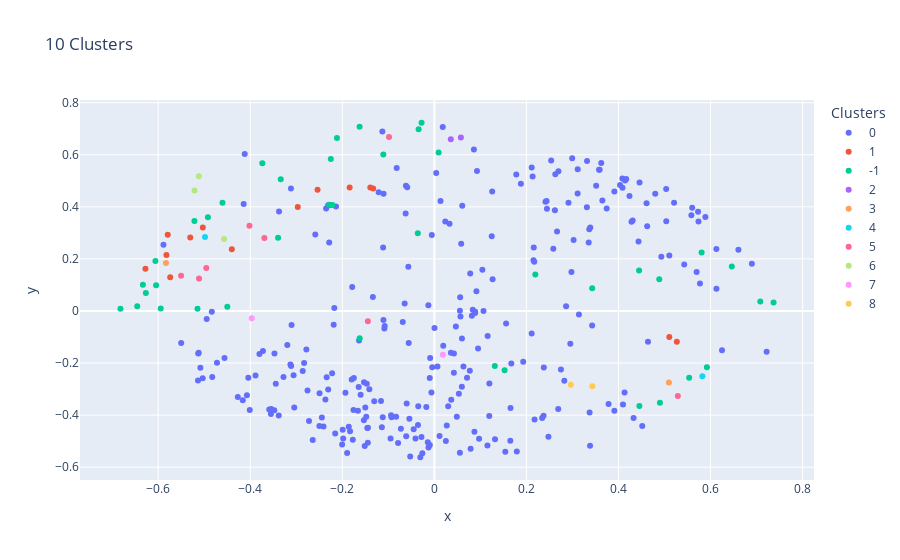
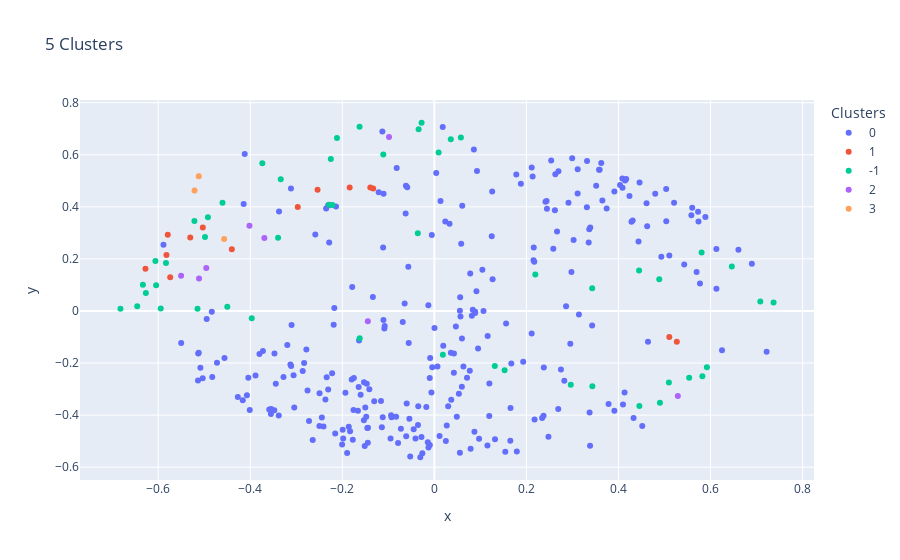
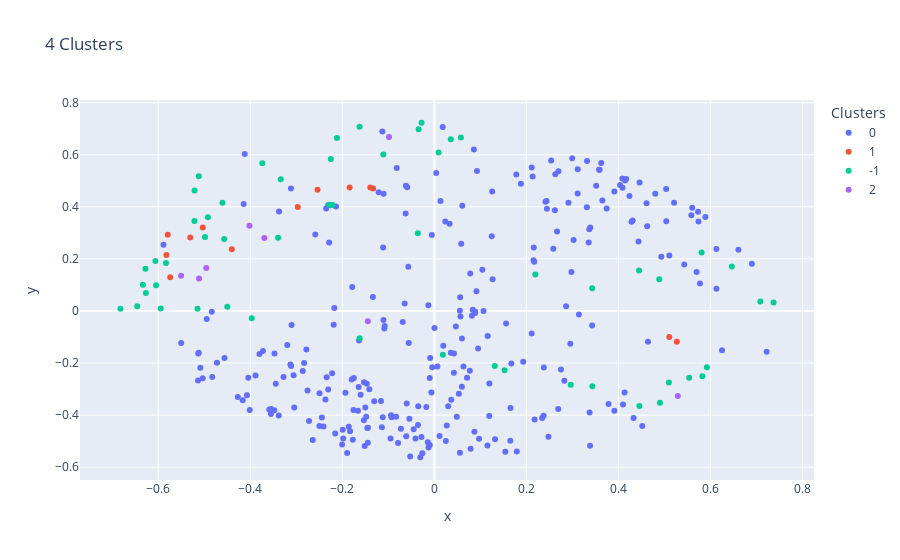
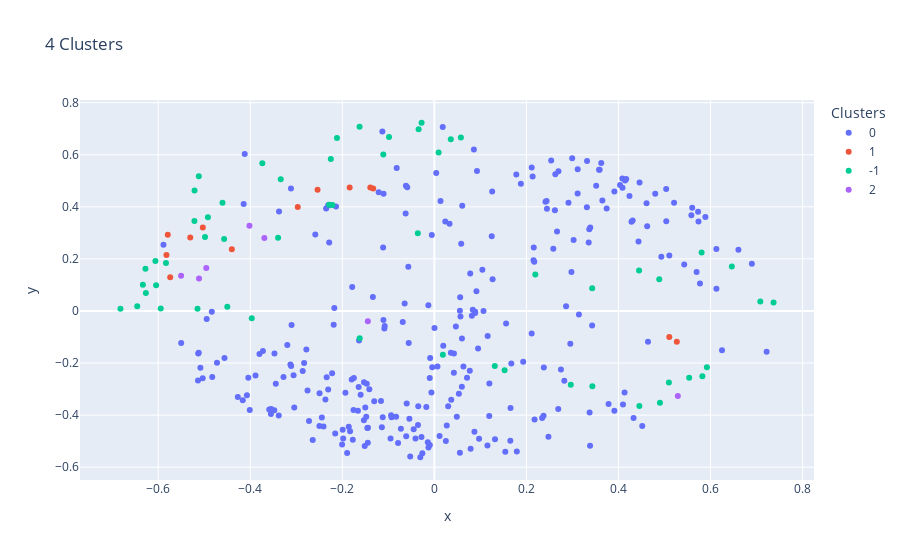

The notebook cell these images were saved under, in order:
### Code cell
silhouette_totals = []
for i in range(2,10):
#     eps=0.5, min_samples=3  4 clusters
# eps=0.5, min_samples=5 2 clusters
    cluster = DBSCAN(eps=0.7, min_samples=i, metric ='precomputed').fit(disimil_matrix)
    unique_labels = np.unique(np.array(cluster.labels_))
    num_clusters = len(unique_labels)
    create_histogram(cluster.labels_,num_clusters)
    create_clusters_file(cluster.labels_,num_clusters)
    print("~~~~~~~~~~~~~~~~~~~~~~~~~~~~~~~~~~~~~~~~~~ Cluster "+str(num_clusters)+" ~~~~~~~~~~~~~~~~~~~~~~~~~~~~~~~~~~~~~~~~~~~~~~~~~~~~~~")
    ###### plot 1 ################
    data_kinases_manifold = create_manifold(cluster.labels_)
    fig = px.scatter(data_kinases_manifold, x="x", y="y", color="Clusters", hover_data=["Pockets"],title=str(num_clusters)+' Clusters')
    fig.show()
    ###### plot 2 ################
#     fig = px.scatter_3d(data_kinases_manifold, x='x', y='y', z='z',
#               color="Clusters",range_z = (0, 300),hover_data=["Pockets"], title=str(i)+' Clusters')
#     fig.show()
    ##### plot 3 ###############
    plt.figure(figsize=(10, 8), dpi=80)
    plt.scatter(mds_coords[:,0],mds_coords[:,1], c=cluster.labels_, cmap='rainbow')
    #     facecolors = 'red', edgecolors = 'none')  # points in white (invisible)
    labels = kinase_names
    for label, x, y in zip(labels, mds_coords[:,0], mds_coords[:,1]):
        plt.annotate(label, (x,y), xycoords = 'data')
    plt.xlabel('First Dimension')
    plt.ylabel('Second Dimension')
    plt.title(str(num_clusters)+" Clusters")   
    plt.show()
#     silhouette_totals.append(metrics.silhouette_score(disimil_matrix, cluster.labels_, metric='precomputed'))

### Figure 1 — Plotly figure (JSON) as saved in the notebook; plotly's stock layout.template omitted (floating-point values rounded to 4 significant figures; data arrays with more than 128 entries replaced by an {"elided": "..."} marker saying what was removed)
{"data": [{"customdata": {"elided": "281x1 str values"}, "hovertemplate": "Clusters=0<br>x=%{x}<br>y=%{y}<br>Pockets=%{customdata[0]}<extra></extra>", "legendgroup": "0", "marker": {"color": "#636efa", "symbol": "circle"}, "mode": "markers", "name": "0", "orientation": "v", "showlegend": true, "type": "scatter", "x": {"elided": "281 float values"}, "xaxis": "x", "y": {"elided": "281 float values"}, "yaxis": "y"}, {"customdata": [["5lqf_1"], ["6ccf_2"], ["4itj_2"], ["2a2a_3"], ["5o1v_1"], ["5jzj_1"], ["4yz9_2"], ["5wne_1"], ["1j1b_2"], ["4qtb_2"], ["3q4u_1"], ["2wtk_1"], ["3pp0_1"], ["4agu_1"]], "hovertemplate": "Clusters=1<br>x=%{x}<br>y=%{y}<br>Pockets=%{customdata[0]}<extra></extra>", "legendgroup": "1", "marker": {"color": "#EF553B", "symbol": "circle"}, "mode": "markers", "name": "1", "orientation": "v", "showlegend": true, "type": "scatter", "x": [-0.1392, -0.1329, 0.5267, -0.2968, 0.5104, -0.44, -0.582, -0.184, -0.2538, -0.5739, -0.5792, -0.5031, -0.6277, -0.5303], "xaxis": "x", "y": [0.474, 0.4702, -0.1179, 0.3991, -0.09989, 0.2375, 0.2153, 0.4744, 0.4653, 0.1295, 0.2928, 0.3205, 0.1624, 0.282], "yaxis": "y"}, {"customdata": [["5ew8_1"], ["4bkj_1"], ["3sxs_1"], ["2a2a_2"], ["4asz_2"], ["4af3_1"], ["2xir_1"], ["3dtc_1"], ["4lg4_5"], ["3fe3_1"], ["2j0i_1"], ["3lxp_1"], ["4lg4_2"], ["4b9d_2"], ["4ra4_1"], ["3kul_2"], ["2vwi_1"], ["3hmi_1"], ["4yfi_2"], ["3q4u_4"], ["3bhh_2"], ["4hni_3"], ["4wb8_1"], ["5g6v_1"], ["3pls_1"], ["5u6b_1"], ["5uit_1"], ["5e8s_1"], ["6fyl_1"], ["4idt_3"], ["1ua2_2"], ["2qlu_1"], ["2vd5_2"], ["4yno_1"], ["2x7g_1"], ["3iec_1"], ["5p9j_1"], ["4b9d_1"], ["6gzm_1"], ["4agu_2"]], "hovertemplate": "Clusters=-1<br>x=%{x}<br>y=%{y}<br>Pockets=%{customdata[0]}<extra></extra>", "legendgroup": "-1", "marker": {"color": "#00cc96", "symbol": "circle"}, "mode": "markers", "name": "-1", "orientation": "v", "showlegend": true, "type": "scatter", "x": [-0.1623, -0.2116, 0.4885, -0.606, 0.1526, -0.5146, -0.1625, -0.682, 0.5805, -0.6456, -0.4498, -0.2288, -0.03426, 0.7368, -0.3738, 0.6462, -0.1109, 0.4453, -0.5213, 0.4447, -0.2249, -0.03599, 0.49, 0.3428, 0.5535, -0.6268, 0.592, 0.009172, -0.3395, 0.708, -0.3337, 0.2193, -0.2215, -0.5945, -0.492, -0.4603, -0.6332, -0.02778, -0.6045, 0.1313], "xaxis": "x", "y": [-0.1052, 0.6648, 0.1223, 0.1917, -0.2274, 0.008105, 0.7076, 0.008308, 0.2248, 0.01821, 0.01595, 0.4075, 0.6976, 0.03282, 0.5675, 0.1712, 0.6012, -0.365, 0.3453, 0.1552, 0.5833, 0.2989, -0.3528, 0.08729, -0.2567, 0.06903, -0.2158, 0.6084, 0.2815, 0.03666, 0.5063, 0.1405, 0.4072, 0.009568, 0.3604, 0.4156, 0.1003, 0.723, 0.09893, -0.2117], "yaxis": "y"}, {"customdata": [["3com_2"], ["4ylk_1"]], "hovertemplate": "Clusters=2<br>x=%{x}<br>y=%{y}<br>Pockets=%{customdata[0]}<extra></extra>", "legendgroup": "2", "marker": {"color": "#ab63fa", "symbol": "circle"}, "mode": "markers", "name": "2", "orientation": "v", "showlegend": true, "type": "scatter", "x": [0.03568, 0.05761], "xaxis": "x", "y": [0.6595, 0.666], "yaxis": "y"}, {"customdata": [["4qtc_1"], ["3lco_1"]], "hovertemplate": "Clusters=3<br>x=%{x}<br>y=%{y}<br>Pockets=%{customdata[0]}<extra></extra>", "legendgroup": "3", "marker": {"color": "#FFA15A", "symbol": "circle"}, "mode": "markers", "name": "3", "orientation": "v", "showlegend": true, "type": "scatter", "x": [-0.5831, 0.5095], "xaxis": "x", "y": [0.1846, -0.2745], "yaxis": "y"}, {"customdata": [["2buj_1"], ["2y4i_2"]], "hovertemplate": "Clusters=4<br>x=%{x}<br>y=%{y}<br>Pockets=%{customdata[0]}<extra></extra>", "legendgroup": "4", "marker": {"color": "#19d3f3", "symbol": "circle"}, "mode": "markers", "name": "4", "orientation": "v", "showlegend": true, "type": "scatter", "x": [-0.4983, 0.5822], "xaxis": "x", "y": [0.2836, -0.2508], "yaxis": "y"}, {"customdata": [["2y7j_4"], ["6cz4_1"], ["5te0_1"], ["4i4e_1"], ["4yjr_1"], ["6eim_2"], ["6c9d_2"], ["4nst_2"]], "hovertemplate": "Clusters=5<br>x=%{x}<br>y=%{y}<br>Pockets=%{customdata[0]}<extra></extra>", "legendgroup": "5", "marker": {"color": "#FF6692", "symbol": "circle"}, "mode": "markers", "name": "5", "orientation": "v", "showlegend": true, "type": "scatter", "x": [0.5289, -0.5113, -0.5502, -0.4955, -0.09855, -0.3693, -0.4017, -0.1445], "xaxis": "x", "y": [-0.3264, 0.1246, 0.1351, 0.1655, 0.6678, 0.2805, 0.3274, -0.0392], "yaxis": "y"}, {"customdata": [["3b2t_2"], ["3v5w_2"], ["2r2p_1"]], "hovertemplate": "Clusters=6<br>x=%{x}<br>y=%{y}<br>Pockets=%{customdata[0]}<extra></extra>", "legendgroup": "6", "marker": {"color": "#B6E880", "symbol": "circle"}, "mode": "markers", "name": "6", "orientation": "v", "showlegend": true, "type": "scatter", "x": [-0.4568, -0.521, -0.5118], "xaxis": "x", "y": [0.2763, 0.4623, 0.5178], "yaxis": "y"}, {"customdata": [["5lqf_3"], ["1tki_2"]], "hovertemplate": "Clusters=7<br>x=%{x}<br>y=%{y}<br>Pockets=%{customdata[0]}<extra></extra>", "legendgroup": "7", "marker": {"color": "#FF97FF", "symbol": "circle"}, "mode": "markers", "name": "7", "orientation": "v", "showlegend": true, "type": "scatter", "x": [-0.3967, 0.0185], "xaxis": "x", "y": [-0.02773, -0.1681], "yaxis": "y"}, {"customdata": [["4oth_1"], ["2a2a_5"]], "hovertemplate": "Clusters=8<br>x=%{x}<br>y=%{y}<br>Pockets=%{customdata[0]}<extra></extra>", "legendgroup": "8", "marker": {"color": "#FECB52", "symbol": "circle"}, "mode": "markers", "name": "8", "orientation": "v", "showlegend": true, "type": "scatter", "x": [0.2963, 0.3432], "xaxis": "x", "y": [-0.2838, -0.2893], "yaxis": "y"}], "layout": {"legend": {"title": {"text": "Clusters"}, "tracegroupgap": 0}, "title": {"text": "10 Clusters"}, "xaxis": {"anchor": "y", "domain": [0, 1], "title": {"text": "x"}}, "yaxis": {"anchor": "x", "domain": [0, 1], "title": {"text": "y"}}}}

### Figure 2 — Plotly figure (JSON) as saved in the notebook; plotly's stock layout.template omitted (floating-point values rounded to 4 significant figures; data arrays with more than 128 entries replaced by an {"elided": "..."} marker saying what was removed)
{"data": [{"customdata": {"elided": "281x1 str values"}, "hovertemplate": "Clusters=0<br>x=%{x}<br>y=%{y}<br>Pockets=%{customdata[0]}<extra></extra>", "legendgroup": "0", "marker": {"color": "#636efa", "symbol": "circle"}, "mode": "markers", "name": "0", "orientation": "v", "showlegend": true, "type": "scatter", "x": {"elided": "281 float values"}, "xaxis": "x", "y": {"elided": "281 float values"}, "yaxis": "y"}, {"customdata": [["5lqf_1"], ["6ccf_2"], ["4itj_2"], ["2a2a_3"], ["5o1v_1"], ["5jzj_1"], ["4yz9_2"], ["5wne_1"], ["1j1b_2"], ["4qtb_2"], ["3q4u_1"], ["2wtk_1"], ["3pp0_1"], ["4agu_1"]], "hovertemplate": "Clusters=1<br>x=%{x}<br>y=%{y}<br>Pockets=%{customdata[0]}<extra></extra>", "legendgroup": "1", "marker": {"color": "#EF553B", "symbol": "circle"}, "mode": "markers", "name": "1", "orientation": "v", "showlegend": true, "type": "scatter", "x": [-0.1392, -0.1329, 0.5267, -0.2968, 0.5104, -0.44, -0.582, -0.184, -0.2538, -0.5739, -0.5792, -0.5031, -0.6277, -0.5303], "xaxis": "x", "y": [0.474, 0.4702, -0.1179, 0.3991, -0.09989, 0.2375, 0.2153, 0.4744, 0.4653, 0.1295, 0.2928, 0.3205, 0.1624, 0.282], "yaxis": "y"}, {"customdata": [["5ew8_1"], ["4bkj_1"], ["3sxs_1"], ["3com_2"], ["2a2a_2"], ["4asz_2"], ["4qtc_1"], ["4af3_1"], ["2xir_1"], ["3dtc_1"], ["4lg4_5"], ["2buj_1"], ["3fe3_1"], ["2j0i_1"], ["3lxp_1"], ["4lg4_2"], ["4b9d_2"], ["4ra4_1"], ["3kul_2"], ["2y4i_2"], ["2vwi_1"], ["4ylk_1"], ["3hmi_1"], ["4yfi_2"], ["3q4u_4"], ["3bhh_2"], ["4hni_3"], ["4wb8_1"], ["5lqf_3"], ["5g6v_1"], ["3pls_1"], ["5u6b_1"], ["5uit_1"], ["5e8s_1"], ["6fyl_1"], ["4idt_3"], ["1ua2_2"], ["2qlu_1"], ["2vd5_2"], ["4yno_1"], ["2x7g_1"], ["4oth_1"], ["3iec_1"], ["2a2a_5"], ["5p9j_1"], ["3lco_1"], ["4b9d_1"], ["6gzm_1"], ["4agu_2"], ["1tki_2"]], "hovertemplate": "Clusters=-1<br>x=%{x}<br>y=%{y}<br>Pockets=%{customdata[0]}<extra></extra>", "legendgroup": "-1", "marker": {"color": "#00cc96", "symbol": "circle"}, "mode": "markers", "name": "-1", "orientation": "v", "showlegend": true, "type": "scatter", "x": [-0.1623, -0.2116, 0.4885, 0.03568, -0.606, 0.1526, -0.5831, -0.5146, -0.1625, -0.682, 0.5805, -0.4983, -0.6456, -0.4498, -0.2288, -0.03426, 0.7368, -0.3738, 0.6462, 0.5822, -0.1109, 0.05761, 0.4453, -0.5213, 0.4447, -0.2249, -0.03599, 0.49, -0.3967, 0.3428, 0.5535, -0.6268, 0.592, 0.009172, -0.3395, 0.708, -0.3337, 0.2193, -0.2215, -0.5945, -0.492, 0.2963, -0.4603, 0.3432, -0.6332, 0.5095, -0.02778, -0.6045, 0.1313, 0.0185], "xaxis": "x", "y": [-0.1052, 0.6648, 0.1223, 0.6595, 0.1917, -0.2274, 0.1846, 0.008105, 0.7076, 0.008308, 0.2248, 0.2836, 0.01821, 0.01595, 0.4075, 0.6976, 0.03282, 0.5675, 0.1712, -0.2508, 0.6012, 0.666, -0.365, 0.3453, 0.1552, 0.5833, 0.2989, -0.3528, -0.02773, 0.08729, -0.2567, 0.06903, -0.2158, 0.6084, 0.2815, 0.03666, 0.5063, 0.1405, 0.4072, 0.009568, 0.3604, -0.2838, 0.4156, -0.2893, 0.1003, -0.2745, 0.723, 0.09893, -0.2117, -0.1681], "yaxis": "y"}, {"customdata": [["2y7j_4"], ["6cz4_1"], ["5te0_1"], ["4i4e_1"], ["4yjr_1"], ["6eim_2"], ["6c9d_2"], ["4nst_2"]], "hovertemplate": "Clusters=2<br>x=%{x}<br>y=%{y}<br>Pockets=%{customdata[0]}<extra></extra>", "legendgroup": "2", "marker": {"color": "#ab63fa", "symbol": "circle"}, "mode": "markers", "name": "2", "orientation": "v", "showlegend": true, "type": "scatter", "x": [0.5289, -0.5113, -0.5502, -0.4955, -0.09855, -0.3693, -0.4017, -0.1445], "xaxis": "x", "y": [-0.3264, 0.1246, 0.1351, 0.1655, 0.6678, 0.2805, 0.3274, -0.0392], "yaxis": "y"}, {"customdata": [["3b2t_2"], ["3v5w_2"], ["2r2p_1"]], "hovertemplate": "Clusters=3<br>x=%{x}<br>y=%{y}<br>Pockets=%{customdata[0]}<extra></extra>", "legendgroup": "3", "marker": {"color": "#FFA15A", "symbol": "circle"}, "mode": "markers", "name": "3", "orientation": "v", "showlegend": true, "type": "scatter", "x": [-0.4568, -0.521, -0.5118], "xaxis": "x", "y": [0.2763, 0.4623, 0.5178], "yaxis": "y"}], "layout": {"legend": {"title": {"text": "Clusters"}, "tracegroupgap": 0}, "title": {"text": "5 Clusters"}, "xaxis": {"anchor": "y", "domain": [0, 1], "title": {"text": "x"}}, "yaxis": {"anchor": "x", "domain": [0, 1], "title": {"text": "y"}}}}

### Figure 3 — Plotly figure (JSON) as saved in the notebook; plotly's stock layout.template omitted (floating-point values rounded to 4 significant figures; data arrays with more than 128 entries replaced by an {"elided": "..."} marker saying what was removed)
{"data": [{"customdata": {"elided": "281x1 str values"}, "hovertemplate": "Clusters=0<br>x=%{x}<br>y=%{y}<br>Pockets=%{customdata[0]}<extra></extra>", "legendgroup": "0", "marker": {"color": "#636efa", "symbol": "circle"}, "mode": "markers", "name": "0", "orientation": "v", "showlegend": true, "type": "scatter", "x": {"elided": "281 float values"}, "xaxis": "x", "y": {"elided": "281 float values"}, "yaxis": "y"}, {"customdata": [["5lqf_1"], ["6ccf_2"], ["4itj_2"], ["2a2a_3"], ["5o1v_1"], ["5jzj_1"], ["4yz9_2"], ["5wne_1"], ["1j1b_2"], ["4qtb_2"], ["3q4u_1"], ["2wtk_1"], ["4agu_1"]], "hovertemplate": "Clusters=1<br>x=%{x}<br>y=%{y}<br>Pockets=%{customdata[0]}<extra></extra>", "legendgroup": "1", "marker": {"color": "#EF553B", "symbol": "circle"}, "mode": "markers", "name": "1", "orientation": "v", "showlegend": true, "type": "scatter", "x": [-0.1392, -0.1329, 0.5267, -0.2968, 0.5104, -0.44, -0.582, -0.184, -0.2538, -0.5739, -0.5792, -0.5031, -0.5303], "xaxis": "x", "y": [0.474, 0.4702, -0.1179, 0.3991, -0.09989, 0.2375, 0.2153, 0.4744, 0.4653, 0.1295, 0.2928, 0.3205, 0.282], "yaxis": "y"}, {"customdata": [["5ew8_1"], ["4bkj_1"], ["3sxs_1"], ["3com_2"], ["2a2a_2"], ["4asz_2"], ["4qtc_1"], ["4af3_1"], ["2xir_1"], ["3dtc_1"], ["4lg4_5"], ["2buj_1"], ["3fe3_1"], ["2j0i_1"], ["3lxp_1"], ["4lg4_2"], ["4b9d_2"], ["4ra4_1"], ["3kul_2"], ["2y4i_2"], ["2vwi_1"], ["4ylk_1"], ["3hmi_1"], ["3b2t_2"], ["4yfi_2"], ["3q4u_4"], ["3bhh_2"], ["4hni_3"], ["4wb8_1"], ["5lqf_3"], ["5g6v_1"], ["3pls_1"], ["5u6b_1"], ["3v5w_2"], ["5uit_1"], ["5e8s_1"], ["6fyl_1"], ["4idt_3"], ["1ua2_2"], ["2qlu_1"], ["2vd5_2"], ["4yno_1"], ["2x7g_1"], ["4oth_1"], ["3iec_1"], ["2a2a_5"], ["5p9j_1"], ["3lco_1"], ["4b9d_1"], ["6gzm_1"], ["4agu_2"], ["1tki_2"], ["3pp0_1"], ["2r2p_1"]], "hovertemplate": "Clusters=-1<br>x=%{x}<br>y=%{y}<br>Pockets=%{customdata[0]}<extra></extra>", "legendgroup": "-1", "marker": {"color": "#00cc96", "symbol": "circle"}, "mode": "markers", "name": "-1", "orientation": "v", "showlegend": true, "type": "scatter", "x": [-0.1623, -0.2116, 0.4885, 0.03568, -0.606, 0.1526, -0.5831, -0.5146, -0.1625, -0.682, 0.5805, -0.4983, -0.6456, -0.4498, -0.2288, -0.03426, 0.7368, -0.3738, 0.6462, 0.5822, -0.1109, 0.05761, 0.4453, -0.4568, -0.5213, 0.4447, -0.2249, -0.03599, 0.49, -0.3967, 0.3428, 0.5535, -0.6268, -0.521, 0.592, 0.009172, -0.3395, 0.708, -0.3337, 0.2193, -0.2215, -0.5945, -0.492, 0.2963, -0.4603, 0.3432, -0.6332, 0.5095, -0.02778, -0.6045, 0.1313, 0.0185, -0.6277, -0.5118], "xaxis": "x", "y": [-0.1052, 0.6648, 0.1223, 0.6595, 0.1917, -0.2274, 0.1846, 0.008105, 0.7076, 0.008308, 0.2248, 0.2836, 0.01821, 0.01595, 0.4075, 0.6976, 0.03282, 0.5675, 0.1712, -0.2508, 0.6012, 0.666, -0.365, 0.2763, 0.3453, 0.1552, 0.5833, 0.2989, -0.3528, -0.02773, 0.08729, -0.2567, 0.06903, 0.4623, -0.2158, 0.6084, 0.2815, 0.03666, 0.5063, 0.1405, 0.4072, 0.009568, 0.3604, -0.2838, 0.4156, -0.2893, 0.1003, -0.2745, 0.723, 0.09893, -0.2117, -0.1681, 0.1624, 0.5178], "yaxis": "y"}, {"customdata": [["2y7j_4"], ["6cz4_1"], ["5te0_1"], ["4i4e_1"], ["4yjr_1"], ["6eim_2"], ["6c9d_2"], ["4nst_2"]], "hovertemplate": "Clusters=2<br>x=%{x}<br>y=%{y}<br>Pockets=%{customdata[0]}<extra></extra>", "legendgroup": "2", "marker": {"color": "#ab63fa", "symbol": "circle"}, "mode": "markers", "name": "2", "orientation": "v", "showlegend": true, "type": "scatter", "x": [0.5289, -0.5113, -0.5502, -0.4955, -0.09855, -0.3693, -0.4017, -0.1445], "xaxis": "x", "y": [-0.3264, 0.1246, 0.1351, 0.1655, 0.6678, 0.2805, 0.3274, -0.0392], "yaxis": "y"}], "layout": {"legend": {"title": {"text": "Clusters"}, "tracegroupgap": 0}, "title": {"text": "4 Clusters"}, "xaxis": {"anchor": "y", "domain": [0, 1], "title": {"text": "x"}}, "yaxis": {"anchor": "x", "domain": [0, 1], "title": {"text": "y"}}}}

### Figure 4 — Plotly figure (JSON) as saved in the notebook; plotly's stock layout.template omitted (floating-point values rounded to 4 significant figures; data arrays with more than 128 entries replaced by an {"elided": "..."} marker saying what was removed)
{"data": [{"customdata": {"elided": "281x1 str values"}, "hovertemplate": "Clusters=0<br>x=%{x}<br>y=%{y}<br>Pockets=%{customdata[0]}<extra></extra>", "legendgroup": "0", "marker": {"color": "#636efa", "symbol": "circle"}, "mode": "markers", "name": "0", "orientation": "v", "showlegend": true, "type": "scatter", "x": {"elided": "281 float values"}, "xaxis": "x", "y": {"elided": "281 float values"}, "yaxis": "y"}, {"customdata": [["5lqf_1"], ["6ccf_2"], ["4itj_2"], ["2a2a_3"], ["5o1v_1"], ["5jzj_1"], ["4yz9_2"], ["5wne_1"], ["1j1b_2"], ["4qtb_2"], ["3q4u_1"], ["2wtk_1"], ["4agu_1"]], "hovertemplate": "Clusters=1<br>x=%{x}<br>y=%{y}<br>Pockets=%{customdata[0]}<extra></extra>", "legendgroup": "1", "marker": {"color": "#EF553B", "symbol": "circle"}, "mode": "markers", "name": "1", "orientation": "v", "showlegend": true, "type": "scatter", "x": [-0.1392, -0.1329, 0.5267, -0.2968, 0.5104, -0.44, -0.582, -0.184, -0.2538, -0.5739, -0.5792, -0.5031, -0.5303], "xaxis": "x", "y": [0.474, 0.4702, -0.1179, 0.3991, -0.09989, 0.2375, 0.2153, 0.4744, 0.4653, 0.1295, 0.2928, 0.3205, 0.282], "yaxis": "y"}, {"customdata": [["5ew8_1"], ["4bkj_1"], ["3sxs_1"], ["3com_2"], ["2a2a_2"], ["4asz_2"], ["4qtc_1"], ["4af3_1"], ["2xir_1"], ["3dtc_1"], ["4lg4_5"], ["2buj_1"], ["3fe3_1"], ["2j0i_1"], ["3lxp_1"], ["4lg4_2"], ["4b9d_2"], ["4ra4_1"], ["3kul_2"], ["2y4i_2"], ["2vwi_1"], ["4ylk_1"], ["3hmi_1"], ["3b2t_2"], ["4yfi_2"], ["3q4u_4"], ["3bhh_2"], ["4hni_3"], ["4wb8_1"], ["5lqf_3"], ["5g6v_1"], ["3pls_1"], ["4yjr_1"], ["5u6b_1"], ["3v5w_2"], ["5uit_1"], ["5e8s_1"], ["6fyl_1"], ["4idt_3"], ["1ua2_2"], ["2qlu_1"], ["2vd5_2"], ["4yno_1"], ["2x7g_1"], ["4oth_1"], ["3iec_1"], ["2a2a_5"], ["5p9j_1"], ["3lco_1"], ["4b9d_1"], ["6gzm_1"], ["4agu_2"], ["1tki_2"], ["3pp0_1"], ["2r2p_1"]], "hovertemplate": "Clusters=-1<br>x=%{x}<br>y=%{y}<br>Pockets=%{customdata[0]}<extra></extra>", "legendgroup": "-1", "marker": {"color": "#00cc96", "symbol": "circle"}, "mode": "markers", "name": "-1", "orientation": "v", "showlegend": true, "type": "scatter", "x": [-0.1623, -0.2116, 0.4885, 0.03568, -0.606, 0.1526, -0.5831, -0.5146, -0.1625, -0.682, 0.5805, -0.4983, -0.6456, -0.4498, -0.2288, -0.03426, 0.7368, -0.3738, 0.6462, 0.5822, -0.1109, 0.05761, 0.4453, -0.4568, -0.5213, 0.4447, -0.2249, -0.03599, 0.49, -0.3967, 0.3428, 0.5535, -0.09855, -0.6268, -0.521, 0.592, 0.009172, -0.3395, 0.708, -0.3337, 0.2193, -0.2215, -0.5945, -0.492, 0.2963, -0.4603, 0.3432, -0.6332, 0.5095, -0.02778, -0.6045, 0.1313, 0.0185, -0.6277, -0.5118], "xaxis": "x", "y": [-0.1052, 0.6648, 0.1223, 0.6595, 0.1917, -0.2274, 0.1846, 0.008105, 0.7076, 0.008308, 0.2248, 0.2836, 0.01821, 0.01595, 0.4075, 0.6976, 0.03282, 0.5675, 0.1712, -0.2508, 0.6012, 0.666, -0.365, 0.2763, 0.3453, 0.1552, 0.5833, 0.2989, -0.3528, -0.02773, 0.08729, -0.2567, 0.6678, 0.06903, 0.4623, -0.2158, 0.6084, 0.2815, 0.03666, 0.5063, 0.1405, 0.4072, 0.009568, 0.3604, -0.2838, 0.4156, -0.2893, 0.1003, -0.2745, 0.723, 0.09893, -0.2117, -0.1681, 0.1624, 0.5178], "yaxis": "y"}, {"customdata": [["2y7j_4"], ["6cz4_1"], ["5te0_1"], ["4i4e_1"], ["6eim_2"], ["6c9d_2"], ["4nst_2"]], "hovertemplate": "Clusters=2<br>x=%{x}<br>y=%{y}<br>Pockets=%{customdata[0]}<extra></extra>", "legendgroup": "2", "marker": {"color": "#ab63fa", "symbol": "circle"}, "mode": "markers", "name": "2", "orientation": "v", "showlegend": true, "type": "scatter", "x": [0.5289, -0.5113, -0.5502, -0.4955, -0.3693, -0.4017, -0.1445], "xaxis": "x", "y": [-0.3264, 0.1246, 0.1351, 0.1655, 0.2805, 0.3274, -0.0392], "yaxis": "y"}], "layout": {"legend": {"title": {"text": "Clusters"}, "tracegroupgap": 0}, "title": {"text": "4 Clusters"}, "xaxis": {"anchor": "y", "domain": [0, 1], "title": {"text": "x"}}, "yaxis": {"anchor": "x", "domain": [0, 1], "title": {"text": "y"}}}}
